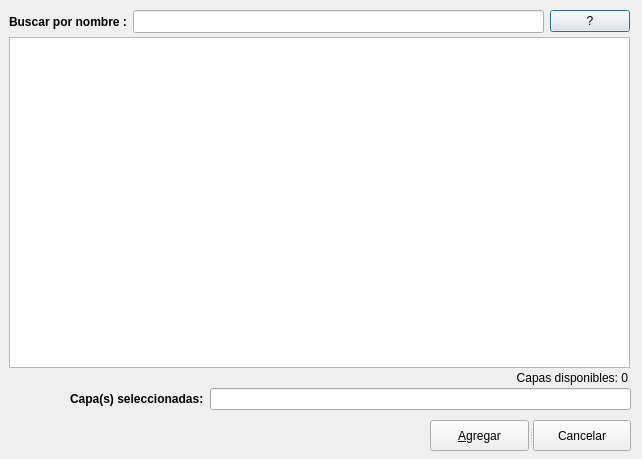
<?xml version="1.0" encoding="UTF-8"?>
<ui version="4.0">
 <class>BhuvanWebServicesDialogBase</class>
 <widget class="QDialog" name="BhuvanWebServicesDialogBase">
  <property name="windowModality">
   <enum>Qt::WindowModal</enum>
  </property>
  <property name="geometry">
   <rect>
    <x>0</x>
    <y>0</y>
    <width>642</width>
    <height>459</height>
   </rect>
  </property>
  <property name="windowTitle">
   <string>Servicios WMS - Geoportal IDESC</string>
  </property>
  <widget class="QTableWidget" name="table_widget">
   <property name="geometry">
    <rect>
     <x>9</x>
     <y>37</y>
     <width>621</width>
     <height>331</height>
    </rect>
   </property>
  </widget>
  <widget class="QLabel" name="label">
   <property name="geometry">
    <rect>
     <x>9</x>
     <y>415</y>
     <width>16</width>
     <height>16</height>
    </rect>
   </property>
   <property name="text">
    <string/>
   </property>
  </widget>
  <widget class="QLabel" name="label_2">
   <property name="geometry">
    <rect>
     <x>10</x>
     <y>380</y>
     <width>51</width>
     <height>71</height>
    </rect>
   </property>
   <property name="text">
    <string/>
   </property>
   <property name="pixmap">
    <pixmap>:/plugins/idescali_ws/icon.png</pixmap>
   </property>
   <property name="scaledContents">
    <bool>true</bool>
   </property>
  </widget>
  <widget class="QLabel" name="label_conteo">
   <property name="geometry">
    <rect>
     <x>507</x>
     <y>370</y>
     <width>121</width>
     <height>16</height>
    </rect>
   </property>
   <property name="layoutDirection">
    <enum>Qt::RightToLeft</enum>
   </property>
   <property name="text">
    <string>Capas disponibles: 0</string>
   </property>
   <property name="alignment">
    <set>Qt::AlignRight|Qt::AlignTrailing|Qt::AlignVCenter</set>
   </property>
  </widget>
  <widget class="QWidget" name="layoutWidget">
   <property name="geometry">
    <rect>
     <x>9</x>
     <y>9</y>
     <width>621</width>
     <height>25</height>
    </rect>
   </property>
   <layout class="QHBoxLayout" name="horizontalLayout">
    <item>
     <widget class="QLabel" name="search_label">
      <property name="font">
       <font>
        <weight>75</weight>
        <bold>true</bold>
       </font>
      </property>
      <property name="text">
       <string>Buscar por nombre :</string>
      </property>
     </widget>
    </item>
    <item>
     <widget class="QLineEdit" name="search_box">
      <property name="font">
       <font>
        <pointsize>10</pointsize>
       </font>
      </property>
     </widget>
    </item>
    <item>
     <widget class="QPushButton" name="help_button">
      <property name="text">
       <string>?</string>
      </property>
     </widget>
    </item>
   </layout>
  </widget>
  <widget class="QWidget" name="layoutWidget">
   <property name="geometry">
    <rect>
     <x>70</x>
     <y>384</y>
     <width>561</width>
     <height>30</height>
    </rect>
   </property>
   <layout class="QHBoxLayout" name="horizontalLayout_2">
    <item>
     <widget class="QLabel" name="layer_label">
      <property name="font">
       <font>
        <weight>75</weight>
        <bold>true</bold>
       </font>
      </property>
      <property name="text">
       <string>Capa(s) seleccionadas:</string>
      </property>
     </widget>
    </item>
    <item>
     <widget class="QLineEdit" name="layer_name_box"/>
    </item>
   </layout>
  </widget>
  <widget class="QSplitter" name="splitter">
   <property name="geometry">
    <rect>
     <x>430</x>
     <y>420</y>
     <width>201</width>
     <height>31</height>
    </rect>
   </property>
   <property name="orientation">
    <enum>Qt::Horizontal</enum>
   </property>
   <widget class="QPushButton" name="add_button">
    <property name="text">
     <string>&amp;Agregar</string>
    </property>
    <property name="shortcut">
     <string>Ctrl+A</string>
    </property>
   </widget>
   <widget class="QPushButton" name="close_button">
    <property name="text">
     <string>Cancelar</string>
    </property>
   </widget>
  </widget>
 </widget>
 <resources/>
 <connections/>
</ui>
